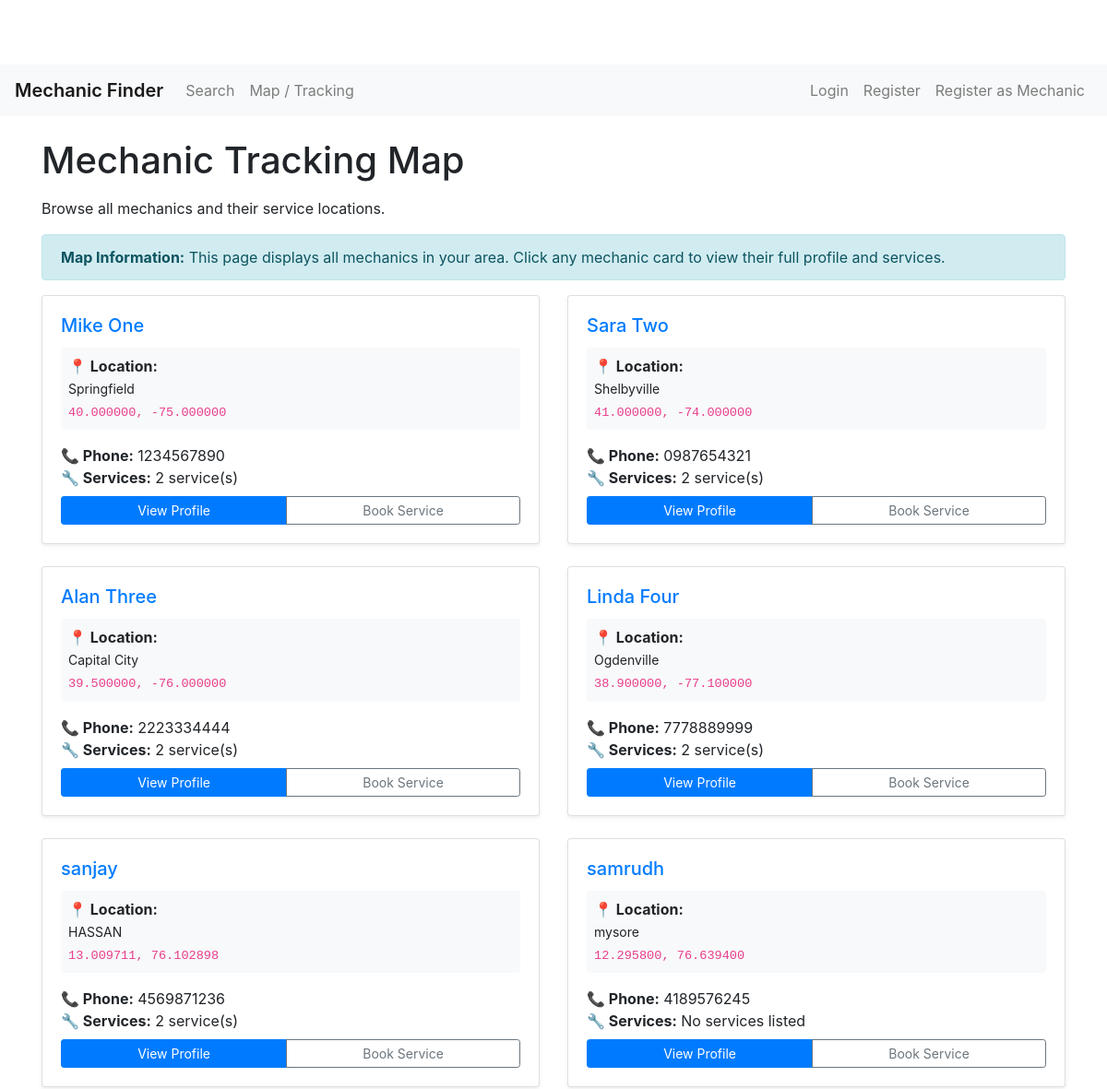
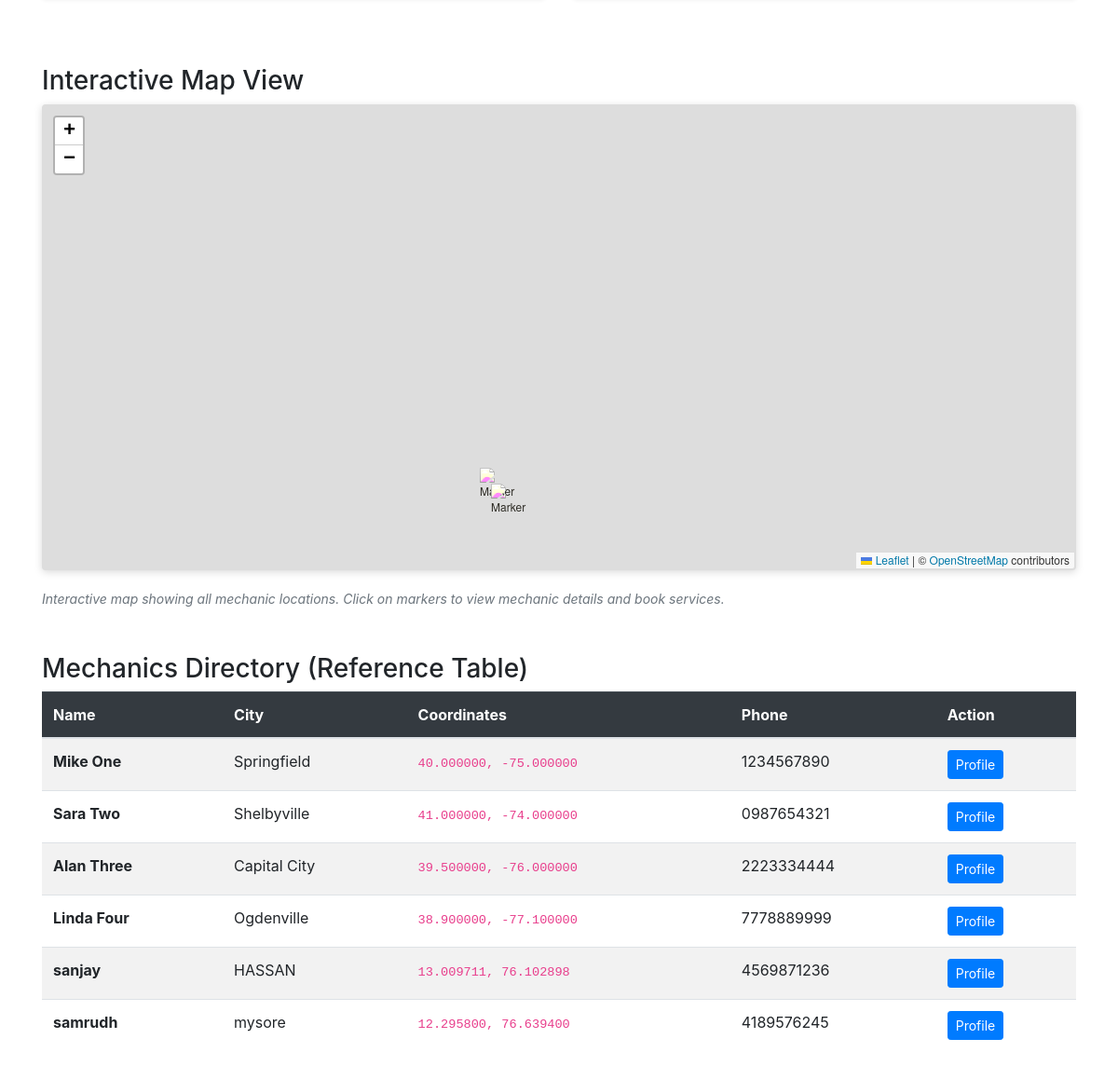
Screenshot of /tracking/ with the database file from the repository (2 pictures, top to bottom).
### service/models.py (models this page shows, shortened)
class UserProfile(models.Model):
    user = models.OneToOneField(User, on_delete=models.CASCADE)
    is_mechanic = models.BooleanField(default=False)
    phone = models.CharField(max_length=30, blank=True)
    address = models.CharField(max_length=255, blank=True)
    city = models.CharField(max_length=100, blank=True)
    latitude = models.DecimalField(max_digits=9, decimal_places=6, null=True, blank=True)
    longitude = models.DecimalField(max_digits=9, decimal_places=6, null=True, blank=True)
    profile_picture = models.ImageField(upload_to='profiles/', blank=True, null=True)

### service/views.py (the view)
# urls.py: path('tracking/', views.tracking_map, name='tracking_map'),
def tracking_map(request):
    import json
    from decimal import Decimal
    mechanics = UserProfile.objects.filter(is_mechanic=True)
    mechanics_data = []
    for m in mechanics:
        mechanics_data.append({
            'id': m.pk,
            'name': m.user.get_full_name() or m.user.username,
            'city': m.city or 'Unknown',
            'latitude': float(m.latitude) if m.latitude else None,
            'longitude': float(m.longitude) if m.longitude else None,
            'phone': m.phone or 'N/A',
        })
    class DecimalEncoder(json.JSONEncoder):
        def default(self, obj):
            if isinstance(obj, Decimal):
                return float(obj)
            return super().default(obj)
    mechanics_json = json.dumps(mechanics_data, cls=DecimalEncoder)
    return render(request, 'tracking_map.html', {
        'mechanics': mechanics,
        'mechanics_json': mechanics_json,
    })

### templates/tracking_map.html (shortened to what this page needs)
{% extends 'base.html' %}
{% block content %}
<h1 class="mt-4 mb-3">Mechanic Tracking Map</h1>
<p>Browse all mechanics and their service locations.</p>
<div class="alert alert-info">
  <strong>Map Information:</strong> This page displays all mechanics in your area. Click any mechanic card to view their full profile and services.
</div>
<div class="row">
  {% for m in mechanics %}
    <div class="col-md-6 mb-4">
      <div class="card h-100 shadow-sm">
        <div class="card-body">
          <h5 class="card-title text-primary">{{ m.user.get_full_name|default:m.user.username }}</h5>
          <div class="mb-3 p-2 bg-light rounded">
            <strong>📍 Location:</strong><br>
            <small>{{ m.city }}</small><br>
            <code style="font-size: 0.85em;">{{ m.latitude }}, {{ m.longitude }}</code>
          </div>
          <p class="card-text mb-2">
            <strong>📞 Phone:</strong> {{ m.phone|default:"Not provided" }}<br>
            <strong>🔧 Services:</strong>
            {% with services=m.services.all %}
              {% if services %}
                {{ services|length }} service(s)
              {% else %}
                No services listed
              {% endif %}
            {% endwith %}
          </p>
          <div class="btn-group btn-group-sm d-flex" role="group">
            <a href="{% url 'service:mechanic_detail' m.pk %}" class="btn btn-primary flex-fill">View Profile</a>
            <a href="{% url 'service:search_mechanic' %}" class="btn btn-outline-secondary flex-fill">Book Service</a>
          </div>
        </div>
      </div>
    </div>
  {% empty %}
    <div class="col-12">
      <div class="alert alert-warning">No mechanics found in the system.</div>
    </div>
  {% endfor %}
</div>
<div class="mt-5">
  <h3>Interactive Map View</h3>
  <div id="map" style="border: 2px solid #ddd; border-radius: 4px; overflow: hidden; margin-bottom: 20px; height: 500px; z-index: 1;"></div>
  <p class="text-muted small">
    <em>Interactive map showing all mechanic locations. Click on markers to view mechanic details and book services.</em>
  </p>
</div>
<div class="mt-5">
  <h3>Mechanics Directory (Reference Table)</h3>
  <div class="table-responsive">
    <table class="table table-striped table-hover">
      <thead class="table-dark">
        <tr>
          <th>Name</th>
          <th>City</th>
          <th>Coordinates</th>
          <th>Phone</th>
          <th>Action</th>
        </tr>
      </thead>
      <tbody>
        {% for m in mechanics %}
          <tr>
            <td><strong>{{ m.user.get_full_name|default:m.user.username }}</strong></td>
            <td>{{ m.city }}</td>
            <td><code style="font-size: 0.85em;">{{ m.latitude }}, {{ m.longitude }}</code></td>
            <td>{{ m.phone }}</td>
            <td>
              <a href="{% url 'service:mechanic_detail' m.pk %}" class="btn btn-sm btn-primary">Profile</a>
            </td>
          </tr>
        {% endfor %}
      </tbody>
    </table>
  </div>
</div>
{% endblock %}

### static/css/site.css (style rules this page uses)
body { padding-top: 70px; }
.alert { margin-top: 10px; }

### templates/tracking_map.html (style rules this page uses)
#map { z-index: 1; box-shadow: 0 2px 8px rgba(0,0,0,0.15); }

### rows the page displays
UserProfile: user.get_full_name "Mike One", city "Springfield", latitude "40.000000", longitude "-75.000000", phone "1234567890", services.all|length "2"
UserProfile: user.get_full_name "Sara Two", city "Shelbyville", latitude "41.000000", longitude "-74.000000", phone "0987654321", services.all|length "2"
UserProfile: user.get_full_name "Alan Three", city "Capital City", latitude "39.500000", longitude "-76.000000", phone "2223334444", services.all|length "2"
UserProfile: user.get_full_name "Linda Four", city "Ogdenville", latitude "38.900000", longitude "-77.100000", phone "7778889999", services.all|length "2"
UserProfile: user.get_full_name "sanjay", city "HASSAN", latitude "13.009711", longitude "76.102898", phone "4569871236", services.all|length "2"
UserProfile: user.get_full_name "samrudh", city "mysore", latitude "12.295800", longitude "76.639400", phone "4189576245", shows "No services listed"
